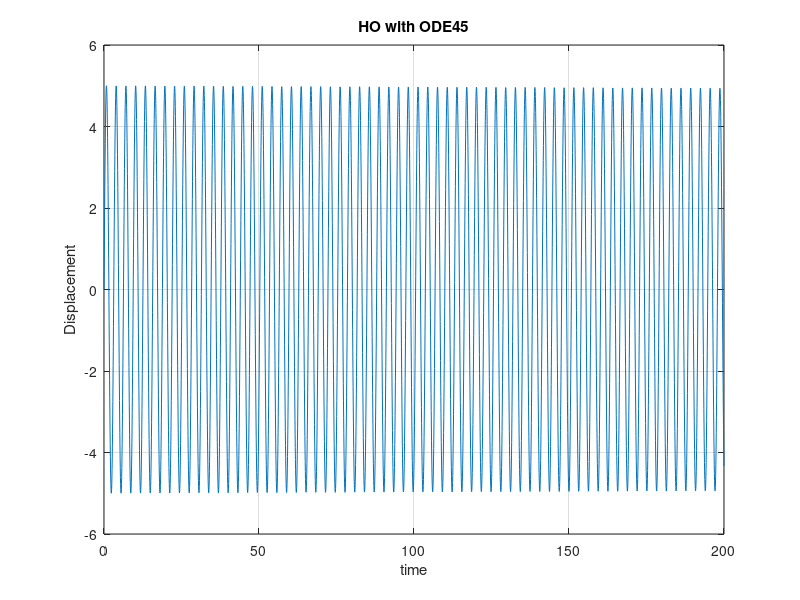
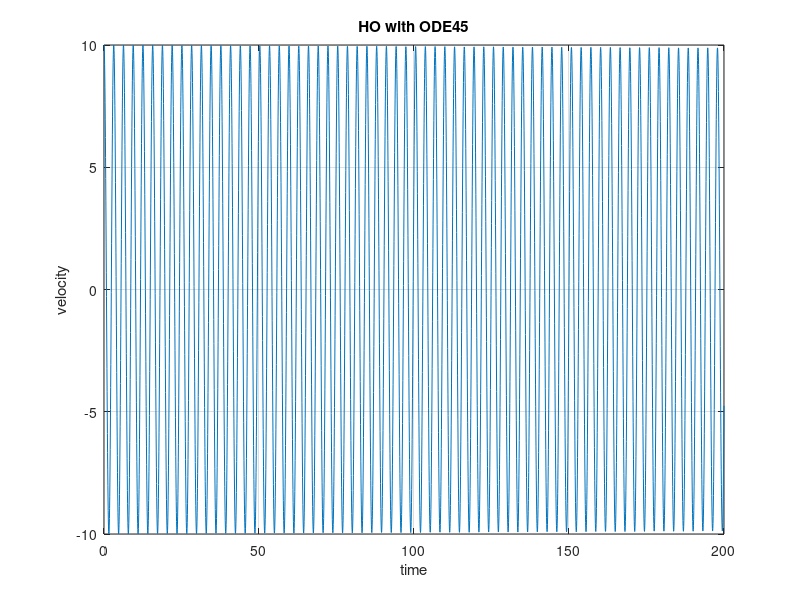
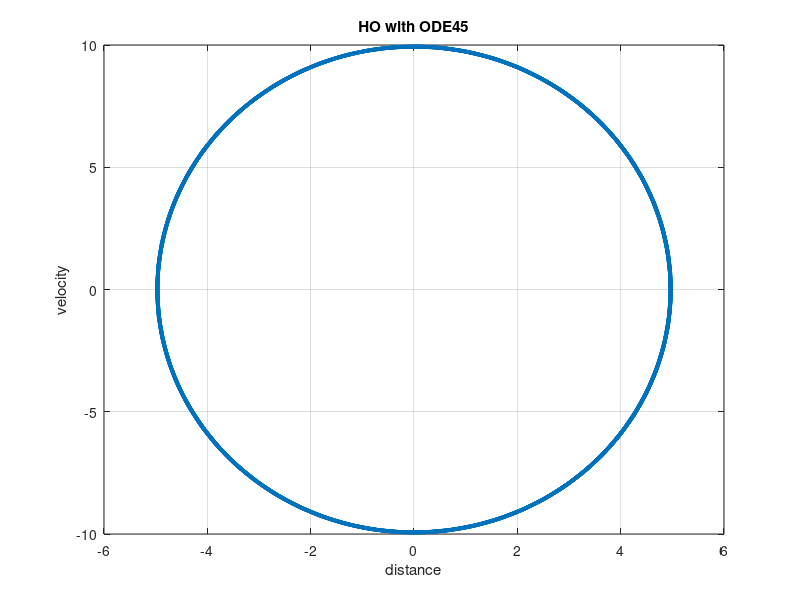

The MATLAB script that drew these images, in order:
clear all;
close all;
clf; 
%HO with ODE45
w=2;  %freq

x0=[0,10];  %Initial conditions
t=0:0.05:200;    %time interval

f=@(t,x)[x(2);-w*w*x(1)];
[t,x]=ode45(f,[t],x0);  %[t]:derivation parameter

figure(1);
plot(t,x(:,1))
grid on
xlabel('time');
ylabel('Displacement');
title('HO with ODE45');

figure(2)
plot(t,x(:,2))
grid on
xlabel('time');
ylabel('velocity');
title('HO with ODE45');

figure(3);
plot(x(:,1),x(:,2))
grid on
xlabel('distance');
ylabel('velocity');
title('HO with ODE45');